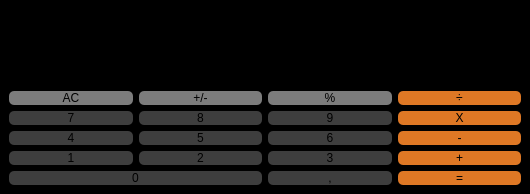
<?xml version="1.0" encoding="UTF-8"?>
<ui version="4.0">
 <class>MainWindow</class>
 <widget class="QMainWindow" name="MainWindow">
  <property name="geometry">
   <rect>
    <x>0</x>
    <y>0</y>
    <width>530</width>
    <height>194</height>
   </rect>
  </property>
  <property name="windowTitle">
   <string>Калькулятор типо айфон RTX off</string>
  </property>
  <property name="styleSheet">
   <string notr="true">background-color: rgb(0, 0, 0);</string>
  </property>
  <widget class="QWidget" name="centralwidget">
   <layout class="QGridLayout" name="gridLayout">
    <item row="0" column="0" colspan="4">
     <widget class="QLabel" name="label">
      <property name="styleSheet">
       <string notr="true">background-color: rgb(0, 0, 0);
color:&quot;white&quot;;</string>
      </property>
      <property name="text">
       <string>0</string>
      </property>
     </widget>
    </item>
    <item row="3" column="3">
     <widget class="QPushButton" name="pushButton_minus">
      <property name="styleSheet">
       <string notr="true">QPushButton {
   color:&quot;white&quot;;
	background-color: rgb(222, 120, 37);
border-radius:5px;
}</string>
      </property>
      <property name="text">
       <string>-</string>
      </property>
     </widget>
    </item>
    <item row="3" column="1">
     <widget class="QPushButton" name="pushButton_num_5">
      <property name="styleSheet">
       <string notr="true">QPushButton {
   color:&quot;white&quot;;
	
	
	background-color: rgb(62, 62, 62);
border-radius:5px;
}</string>
      </property>
      <property name="text">
       <string>5</string>
      </property>
     </widget>
    </item>
    <item row="5" column="3">
     <widget class="QPushButton" name="pushButton_result">
      <property name="styleSheet">
       <string notr="true">QPushButton {
   color:&quot;white&quot;;
	background-color: rgb(222, 120, 37);
border-radius:5px;
}</string>
      </property>
      <property name="text">
       <string>=</string>
      </property>
     </widget>
    </item>
    <item row="1" column="2">
     <widget class="QPushButton" name="pushButton_mod">
      <property name="styleSheet">
       <string notr="true">QPushButton {
   c
	color: rgb(0, 0, 0);
	
	background-color: rgb(124, 124, 124);
border-radius:5px;
}</string>
      </property>
      <property name="text">
       <string>%</string>
      </property>
     </widget>
    </item>
    <item row="3" column="0">
     <widget class="QPushButton" name="pushButton_num_4">
      <property name="styleSheet">
       <string notr="true">QPushButton {
   color:&quot;white&quot;;
	
	
	background-color: rgb(62, 62, 62);
border-radius:5px;
}</string>
      </property>
      <property name="text">
       <string>4</string>
      </property>
     </widget>
    </item>
    <item row="4" column="2">
     <widget class="QPushButton" name="pushButton_num_3">
      <property name="styleSheet">
       <string notr="true">QPushButton {
   color:&quot;white&quot;;
	
	
	background-color: rgb(62, 62, 62);
border-radius:5px;
}</string>
      </property>
      <property name="text">
       <string>3</string>
      </property>
     </widget>
    </item>
    <item row="2" column="0">
     <widget class="QPushButton" name="pushButton_num_7">
      <property name="styleSheet">
       <string notr="true">QPushButton {
   color:&quot;white&quot;;
	
	
	background-color: rgb(62, 62, 62);
border-radius:5px;
}</string>
      </property>
      <property name="text">
       <string>7</string>
      </property>
     </widget>
    </item>
    <item row="4" column="0">
     <widget class="QPushButton" name="pushButton_num_1">
      <property name="styleSheet">
       <string notr="true">QPushButton {
   color:&quot;white&quot;;
	
	
	background-color: rgb(62, 62, 62);
border-radius:5px;
}</string>
      </property>
      <property name="text">
       <string>1</string>
      </property>
     </widget>
    </item>
    <item row="3" column="2">
     <widget class="QPushButton" name="pushButton_num_6">
      <property name="styleSheet">
       <string notr="true">QPushButton {
   color:&quot;white&quot;;
	
	
	background-color: rgb(62, 62, 62);
border-radius:5px;
}</string>
      </property>
      <property name="text">
       <string>6</string>
      </property>
     </widget>
    </item>
    <item row="5" column="0" colspan="2">
     <widget class="QPushButton" name="pushButton_num_0">
      <property name="styleSheet">
       <string notr="true">QPushButton {
   color:&quot;white&quot;;
	
	
	background-color: rgb(62, 62, 62);
border-radius:5px;
}</string>
      </property>
      <property name="text">
       <string>0</string>
      </property>
     </widget>
    </item>
    <item row="5" column="2">
     <widget class="QPushButton" name="pushButton_dot">
      <property name="styleSheet">
       <string notr="true">QPushButton {
   color:&quot;white&quot;;
	
	
	background-color: rgb(62, 62, 62);
border-radius:5px;
}</string>
      </property>
      <property name="text">
       <string>,</string>
      </property>
     </widget>
    </item>
    <item row="4" column="1">
     <widget class="QPushButton" name="pushButton_num_2">
      <property name="styleSheet">
       <string notr="true">QPushButton {
   color:&quot;white&quot;;
	
	
	background-color: rgb(62, 62, 62);
border-radius:5px;
}</string>
      </property>
      <property name="text">
       <string>2</string>
      </property>
     </widget>
    </item>
    <item row="1" column="0">
     <widget class="QPushButton" name="pushButton_reroll">
      <property name="styleSheet">
       <string notr="true">QPushButton {
   c
	color: rgb(0, 0, 0);
	
	background-color: rgb(124, 124, 124);
border-radius:5px;
}</string>
      </property>
      <property name="text">
       <string>AC</string>
      </property>
     </widget>
    </item>
    <item row="1" column="3">
     <widget class="QPushButton" name="pushButton_del">
      <property name="styleSheet">
       <string notr="true">QPushButton {
   color:&quot;white&quot;;
	background-color: rgb(222, 120, 37);
border-radius:5px;
}</string>
      </property>
      <property name="text">
       <string>÷</string>
      </property>
     </widget>
    </item>
    <item row="2" column="1">
     <widget class="QPushButton" name="pushButton_num_8">
      <property name="styleSheet">
       <string notr="true">QPushButton {
   color:&quot;white&quot;;
	
	
	background-color: rgb(62, 62, 62);
border-radius:5px;
}</string>
      </property>
      <property name="text">
       <string>8</string>
      </property>
     </widget>
    </item>
    <item row="2" column="2">
     <widget class="QPushButton" name="pushButton_num_9">
      <property name="styleSheet">
       <string notr="true">QPushButton {
   color:&quot;white&quot;;
	
	
	background-color: rgb(62, 62, 62);
border-radius:5px;
}</string>
      </property>
      <property name="text">
       <string>9</string>
      </property>
     </widget>
    </item>
    <item row="4" column="3">
     <widget class="QPushButton" name="pushButton_plus">
      <property name="styleSheet">
       <string notr="true">QPushButton {
   color:&quot;white&quot;;
	background-color: rgb(222, 120, 37);
border-radius:5px;
}</string>
      </property>
      <property name="text">
       <string>+</string>
      </property>
     </widget>
    </item>
    <item row="2" column="3">
     <widget class="QPushButton" name="pushButton_multiply">
      <property name="styleSheet">
       <string notr="true">QPushButton {
   color:&quot;white&quot;;
	background-color: rgb(222, 120, 37);
border-radius:5px;
}</string>
      </property>
      <property name="text">
       <string>X</string>
      </property>
     </widget>
    </item>
    <item row="1" column="1">
     <widget class="QPushButton" name="pushButton_change_tip">
      <property name="styleSheet">
       <string notr="true">QPushButton {
   c
	color: rgb(0, 0, 0);
	
	background-color: rgb(124, 124, 124);
border-radius:5px;
}</string>
      </property>
      <property name="text">
       <string>+/-</string>
      </property>
     </widget>
    </item>
   </layout>
  </widget>
 </widget>
 <resources/>
 <connections/>
</ui>
